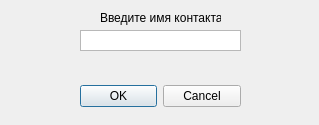
<?xml version="1.0" encoding="UTF-8"?>
<ui version="4.0">
 <class>AddUserDialog</class>
 <widget class="QDialog" name="AddUserDialog">
  <property name="geometry">
   <rect>
    <x>0</x>
    <y>0</y>
    <width>319</width>
    <height>125</height>
   </rect>
  </property>
  <property name="minimumSize">
   <size>
    <width>319</width>
    <height>125</height>
   </size>
  </property>
  <property name="maximumSize">
   <size>
    <width>319</width>
    <height>125</height>
   </size>
  </property>
  <property name="windowTitle">
   <string>Добавление в список контактов</string>
  </property>
  <widget class="QDialogButtonBox" name="buttonBox">
   <property name="geometry">
    <rect>
     <x>80</x>
     <y>80</y>
     <width>161</width>
     <height>32</height>
    </rect>
   </property>
   <property name="orientation">
    <enum>Qt::Horizontal</enum>
   </property>
   <property name="standardButtons">
    <set>QDialogButtonBox::Cancel|QDialogButtonBox::Ok</set>
   </property>
   <property name="centerButtons">
    <bool>false</bool>
   </property>
  </widget>
  <widget class="QLabel" name="add_user_label">
   <property name="geometry">
    <rect>
     <x>100</x>
     <y>10</y>
     <width>121</width>
     <height>16</height>
    </rect>
   </property>
   <property name="text">
    <string>Введите имя контакта:</string>
   </property>
   <property name="textInteractionFlags">
    <set>Qt::TextSelectableByMouse</set>
   </property>
  </widget>
  <widget class="QLabel" name="add_user_info_label">
   <property name="geometry">
    <rect>
     <x>90</x>
     <y>60</y>
     <width>131</width>
     <height>20</height>
    </rect>
   </property>
   <property name="text">
    <string/>
   </property>
   <property name="alignment">
    <set>Qt::AlignCenter</set>
   </property>
  </widget>
  <widget class="QPlainTextEdit" name="plainTextEdit">
   <property name="geometry">
    <rect>
     <x>80</x>
     <y>30</y>
     <width>161</width>
     <height>21</height>
    </rect>
   </property>
   <property name="inputMethodHints">
    <set>Qt::ImhNone</set>
   </property>
   <property name="verticalScrollBarPolicy">
    <enum>Qt::ScrollBarAlwaysOff</enum>
   </property>
   <property name="horizontalScrollBarPolicy">
    <enum>Qt::ScrollBarAlwaysOff</enum>
   </property>
  </widget>
 </widget>
 <resources/>
 <connections>
  <connection>
   <sender>buttonBox</sender>
   <signal>accepted()</signal>
   <receiver>AddUserDialog</receiver>
   <slot>accept()</slot>
   <hints>
    <hint type="sourcelabel">
     <x>248</x>
     <y>254</y>
    </hint>
    <hint type="destinationlabel">
     <x>157</x>
     <y>274</y>
    </hint>
   </hints>
  </connection>
  <connection>
   <sender>buttonBox</sender>
   <signal>rejected()</signal>
   <receiver>AddUserDialog</receiver>
   <slot>reject()</slot>
   <hints>
    <hint type="sourcelabel">
     <x>316</x>
     <y>260</y>
    </hint>
    <hint type="destinationlabel">
     <x>286</x>
     <y>274</y>
    </hint>
   </hints>
  </connection>
 </connections>
</ui>
